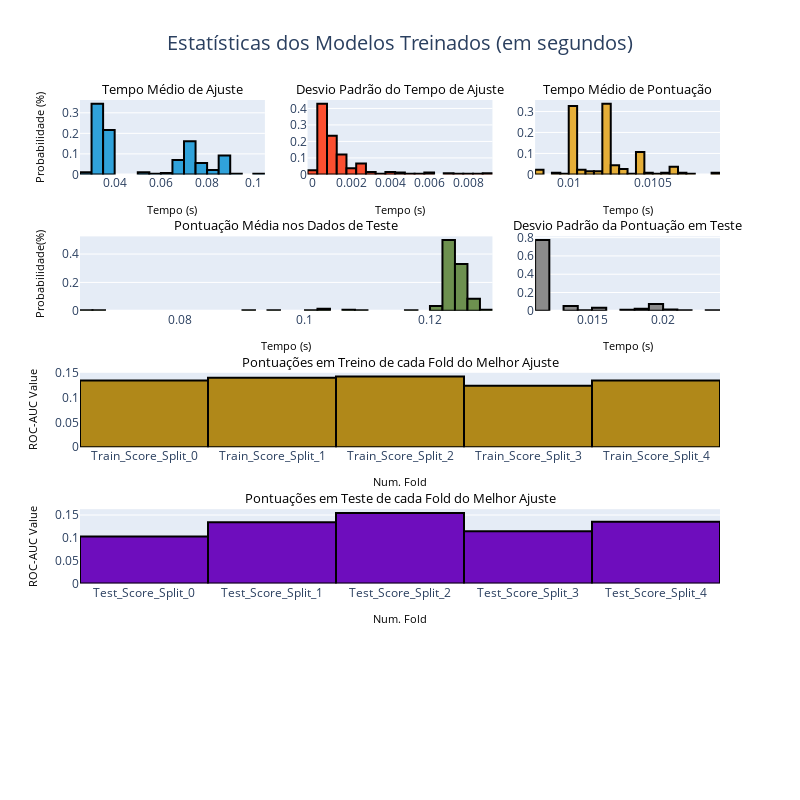

The notebook cell this image was saved under:
### Code cell
analyze_model(model_v1)

### Figure 1 — Plotly figure (JSON) as saved in the notebook; plotly's stock layout.template omitted (floating-point values rounded to 4 significant figures; data arrays with more than 128 entries replaced by an {"elided": "..."} marker saying what was removed)
{"data": [{"histnorm": "probability", "marker": {"color": "#30a2da", "line": {"color": "rgb(0,0,0)", "width": 2}}, "name": "tempo médio de ajuste", "type": "histogram", "x": {"elided": "273 float values"}, "xaxis": "x", "yaxis": "y"}, {"histnorm": "probability", "marker": {"color": "#fc4f30", "line": {"color": "rgb(0,0,0)", "width": 2}}, "name": "Desvio médio do tempo de treino", "type": "histogram", "x": {"elided": "273 float values"}, "xaxis": "x2", "yaxis": "y2"}, {"histnorm": "probability", "marker": {"color": "#e5ae38", "line": {"color": "rgb(0,0,0)", "width": 2}}, "name": "Tempo médio de score", "type": "histogram", "x": {"elided": "273 float values"}, "xaxis": "x3", "yaxis": "y3"}, {"histnorm": "probability", "marker": {"color": "#6d904f", "line": {"color": "rgb(0,0,0)", "width": 2}}, "name": "Pontuação Média nos Dados de Teste", "type": "histogram", "x": {"elided": "273 float values"}, "xaxis": "x4", "yaxis": "y4"}, {"histnorm": "probability", "marker": {"color": "#8b8b8b", "line": {"color": "rgb(0,0,0)", "width": 2}}, "name": "Desvio Padrão da Pontuação em Teste", "type": "histogram", "x": {"elided": "273 float values"}, "xaxis": "x5", "yaxis": "y5"}, {"marker": {"color": "#b08819", "line": {"color": "rgb(0,0,0)", "width": 2}}, "name": "Pontuação em Folds de Treino", "type": "bar", "x": ["Train_Score_Split_0", "Train_Score_Split_1", "Train_Score_Split_2", "Train_Score_Split_3", "Train_Score_Split_4"], "xaxis": "x6", "y": [0.1347, 0.1399, 0.1425, 0.124, 0.1344], "yaxis": "y6"}, {"marker": {"color": "#6e0dbd", "line": {"color": "rgb(0,0,0)", "width": 2}}, "name": "Pontuação em Folds de Teste", "type": "bar", "x": ["Test_Score_Split_0", "Test_Score_Split_1", "Test_Score_Split_2", "Test_Score_Split_3", "Test_Score_Split_4"], "xaxis": "x7", "y": [0.1031, 0.134, 0.1546, 0.1146, 0.1354], "yaxis": "y7"}], "layout": {"annotations": [{"font": {"color": "black", "size": 12.5}, "opacity": 1, "showarrow": false, "text": "Tempo Médio de Ajuste", "x": 0.1444, "xanchor": "center", "xref": "paper", "y": 1, "yanchor": "bottom", "yref": "paper"}, {"font": {"color": "black", "size": 12.5}, "opacity": 1, "showarrow": false, "text": "Desvio Padrão do Tempo de Ajuste", "x": 0.5, "xanchor": "center", "xref": "paper", "y": 1, "yanchor": "bottom", "yref": "paper"}, {"font": {"color": "black", "size": 12.5}, "opacity": 1, "showarrow": false, "text": "Tempo Médio de Pontuação", "x": 0.8556, "xanchor": "center", "xref": "paper", "y": 1, "yanchor": "bottom", "yref": "paper"}, {"font": {"color": "black", "size": 12.5}, "opacity": 1, "showarrow": false, "text": "Pontuação Média nos Dados de Teste", "x": 0.3222, "xanchor": "center", "xref": "paper", "y": 0.78, "yanchor": "bottom", "yref": "paper"}, {"font": {"color": "black", "size": 12.5}, "opacity": 1, "showarrow": false, "text": "Desvio Padrão da Pontuação em Teste", "x": 0.8556, "xanchor": "center", "xref": "paper", "y": 0.78, "yanchor": "bottom", "yref": "paper"}, {"font": {"color": "black", "size": 12.5}, "opacity": 1, "showarrow": false, "text": "Pontuações em Treino de cada Fold do Melhor Ajuste", "x": 0.5, "xanchor": "center", "xref": "paper", "y": 0.56, "yanchor": "bottom", "yref": "paper"}, {"font": {"color": "black", "size": 12.5}, "opacity": 1, "showarrow": false, "text": "Pontuações em Teste de cada Fold do Melhor Ajuste", "x": 0.5, "xanchor": "center", "xref": "paper", "y": 0.34, "yanchor": "bottom", "yref": "paper"}], "height": 800, "showlegend": false, "title": {"font": {"size": 20}, "text": "Estatísticas dos Modelos Treinados (em segundos)", "x": 0.5}, "width": 800, "xaxis": {"anchor": "y", "domain": [0, 0.2889], "title": {"font": {"color": "black", "size": 11}, "text": "Tempo (s)"}}, "xaxis2": {"anchor": "y2", "domain": [0.3556, 0.6444], "title": {"font": {"color": "black", "size": 11}, "text": "Tempo (s)"}}, "xaxis3": {"anchor": "y3", "domain": [0.7111, 1], "title": {"font": {"color": "black", "size": 11}, "text": "Tempo (s)"}}, "xaxis4": {"anchor": "y4", "domain": [0, 0.6444], "title": {"font": {"color": "black", "size": 11}, "text": "Tempo (s)"}}, "xaxis5": {"anchor": "y5", "domain": [0.7111, 1], "title": {"font": {"color": "black", "size": 11}, "text": "Tempo (s)"}}, "xaxis6": {"anchor": "y6", "domain": [0, 1], "title": {"font": {"color": "black", "size": 11}, "text": "Num. Fold"}}, "xaxis7": {"anchor": "y7", "domain": [0, 1], "title": {"font": {"color": "black", "size": 11}, "text": "Num. Fold"}}, "xaxis8": {"anchor": "y8", "domain": [0, 1], "title": {"font": {"color": "black", "size": 11}, "text": "Tempo (s)"}}, "yaxis": {"anchor": "x", "domain": [0.88, 1], "title": {"font": {"color": "black", "size": 11}, "text": "Probabilidade (%)"}}, "yaxis2": {"anchor": "x2", "domain": [0.88, 1]}, "yaxis3": {"anchor": "x3", "domain": [0.88, 1]}, "yaxis4": {"anchor": "x4", "domain": [0.66, 0.78], "title": {"font": {"color": "black", "size": 11}, "text": "Probabilidade(%)"}}, "yaxis5": {"anchor": "x5", "domain": [0.66, 0.78]}, "yaxis6": {"anchor": "x6", "domain": [0.44, 0.56], "title": {"font": {"color": "black", "size": 11}, "text": "ROC-AUC Value"}}, "yaxis7": {"anchor": "x7", "domain": [0.22, 0.34], "title": {"font": {"color": "black", "size": 11}, "text": "ROC-AUC Value"}}, "yaxis8": {"anchor": "x8", "domain": [0, 0.12]}}}
